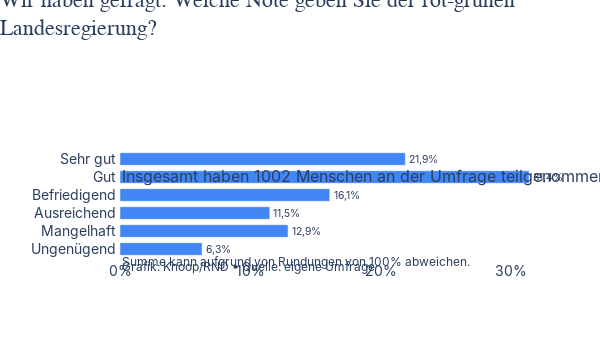

Notebook cell for this chart:
### Code cell
import plotly.graph_objects as go
import pandas as pd

# Daten einlesen
df = pd.read_csv('ergebnis_nisa.csv')

# Farbeinstellungen
bar_color = 'rgba(66, 133, 244, 1)'  # Blauer Farbton wie im Original

# Figur erstellen (600x338)
fig = go.Figure()

# Balken hinzufügen
fig.add_trace(go.Bar(
    x=df['Nutzer in %'],
    y=df['Bewertung'],
    orientation='h',
    marker_color=bar_color,
    text=df['Nutzer in %'].apply(lambda x: f"{x}%".replace('.', ',')),
    textposition='outside',
    textfont=dict(family='Inter, sans-serif', size=14),
    width=0.7  # Breite der Balken anpassen
))

# Layout konfigurieren
fig.update_layout(
    width=600,
    height=338,
    margin=dict(l=120, r=30, t=150, b=80),
    paper_bgcolor='white',
    plot_bgcolor='white',
    title=dict(
        text="Wir haben gefragt: Welche Note geben Sie der rot-grünen<br>Landesregierung?",
        font=dict(family='DIN, sans-serif', size=22),
        x=0,
        y=0.98
    ),
    yaxis=dict(
        autorange="reversed",  # Um die Reihenfolge wie im Original zu haben
        tickfont=dict(family='Inter, sans-serif', size=14),
        linecolor='white',
        showgrid=False
    ),
    xaxis=dict(
        range=[0, max(df['Nutzer in %']) * 1.1],  # Etwas mehr Platz für Text
        ticksuffix='%',
        tickfont=dict(family='Inter, sans-serif', size=14),
        linecolor='white',
        showgrid=False,
        zeroline=False
    )
)

# Subtitle hinzufügen
fig.add_annotation(
    text="Insgesamt haben 1002 Menschen an der Umfrage teilgenommen.",
    font=dict(family='Inter, sans-serif', size=16),
    xref="paper", yref="paper",
    x=0, y=0.87,
    showarrow=False,
    align="left"
)

# Fußnote hinzufügen
fig.add_annotation(
    text="Summe kann aufgrund von Rundungen von 100% abweichen.",
    font=dict(family='Inter, sans-serif', size=12),
    xref="paper", yref="paper",
    x=0, y=-0.12,
    showarrow=False,
    align="left"
)

# Quelle hinzufügen
fig.add_annotation(
    text="Grafik: Knoop/RND • Quelle: eigene Umfrage",
    font=dict(family='Inter, sans-serif', size=12),
    xref="paper", yref="paper",
    x=0, y=-0.17,
    showarrow=False,
    align="left"
)

# Bildschirmausgabe
fig.show()

# Speichern als Bild
fig.write_image("plotly_nisa_umfrage2.png")

### Figure 1 — Plotly figure (JSON) as saved in the notebook; plotly's stock layout.template omitted (floating-point values rounded to 4 significant figures)
{"data": [{"marker": {"color": "rgba(66, 133, 244, 1)"}, "orientation": "h", "text": ["21,9%", "31,4%", "16,1%", "11,5%", "12,9%", "6,3%"], "textfont": {"family": "Inter, sans-serif", "size": 14}, "textposition": "outside", "type": "bar", "width": 0.7, "x": [21.9, 31.4, 16.1, 11.5, 12.9, 6.3], "y": ["Sehr gut", "Gut", "Befriedigend", "Ausreichend", "Mangelhaft", "Ungenügend"]}], "layout": {"annotations": [{"align": "left", "font": {"family": "Inter, sans-serif", "size": 16}, "showarrow": false, "text": "Insgesamt haben 1002 Menschen an der Umfrage teilgenommen.", "x": 0, "xref": "paper", "y": 0.87, "yref": "paper"}, {"align": "left", "font": {"family": "Inter, sans-serif", "size": 12}, "showarrow": false, "text": "Summe kann aufgrund von Rundungen von 100% abweichen.", "x": 0, "xref": "paper", "y": -0.12, "yref": "paper"}, {"align": "left", "font": {"family": "Inter, sans-serif", "size": 12}, "showarrow": false, "text": "Grafik: Knoop/RND • Quelle: eigene Umfrage", "x": 0, "xref": "paper", "y": -0.17, "yref": "paper"}], "height": 338, "margin": {"b": 80, "l": 120, "r": 30, "t": 150}, "paper_bgcolor": "white", "plot_bgcolor": "white", "title": {"font": {"family": "DIN, sans-serif", "size": 22}, "text": "Wir haben gefragt: Welche Note geben Sie der rot-grünen<br>Landesregierung?", "x": 0, "y": 0.98}, "width": 600, "xaxis": {"linecolor": "white", "range": [0, 34.54], "showgrid": false, "tickfont": {"family": "Inter, sans-serif", "size": 14}, "ticksuffix": "%", "zeroline": false}, "yaxis": {"autorange": "reversed", "linecolor": "white", "showgrid": false, "tickfont": {"family": "Inter, sans-serif", "size": 14}}}}
